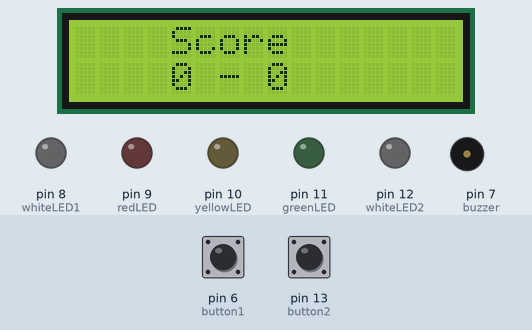
Simulated run of this sketch. Board: Arduino Uno, built with avr-gcc and run on an emulated ATmega328P. On the bench: 16×2 character LCD, output pins drawn as LEDs (lit = HIGH), buzzer (waves = sounding). The test bench sets the inputs (shaded band); at power-on: pin 6 (button1) HIGH, pin 13 (button2) HIGH. Random numbers use the default seed unless the sketch sets one; pins used as bus, display or sensor lines are not drawn.

Above: at 5.4 s.
5.5 s: pin 6 (button1) pulled LOW for 0.15 s
At 6.6 s:
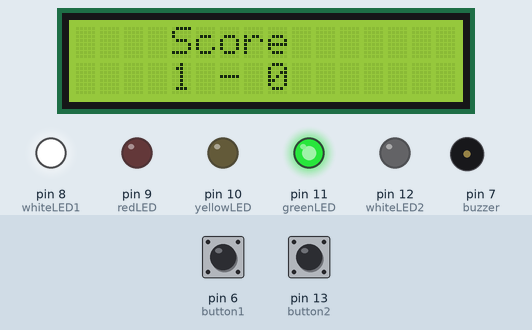
8.6 s: pin 13 (button2) pulled LOW for 1 s
At 10.1 s:
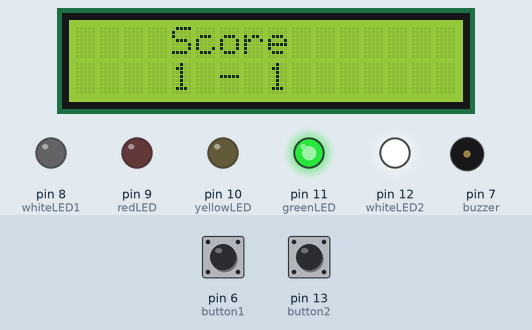
12.6 s: pin 6 (button1) pulled LOW for 1 s
At 16.4 s:
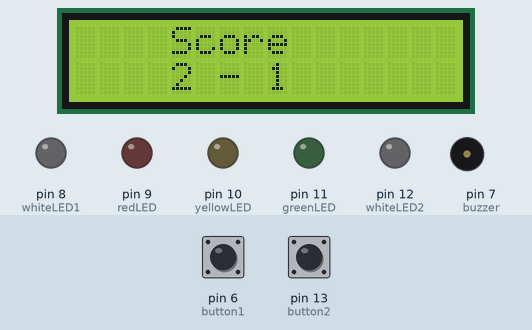
16.6 s: pin 13 (button2) pulled LOW for 3.2 s
At 21.3 s:
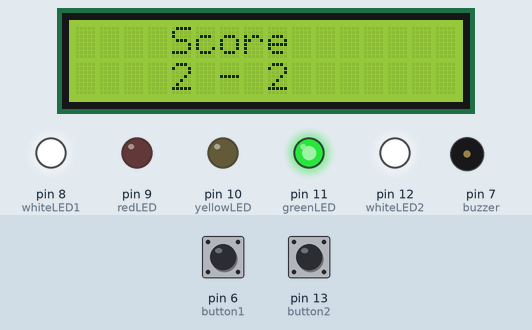
22.4 s: pin 6 (button1) driven LOW and pin 13 (button2) driven LOW
At 23.4 s:
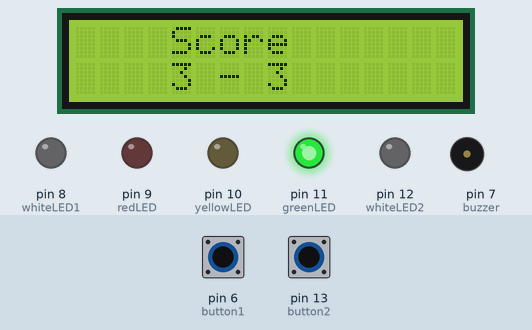
25.4 s: pin 6 (button1) driven HIGH
At 29.1 s:
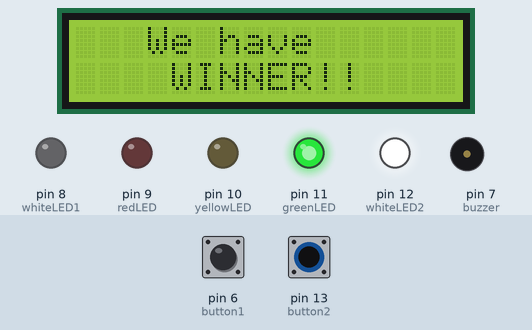
Timing chart, 0 to 31.3 s (numbered marks = the images above; inputs shaded):
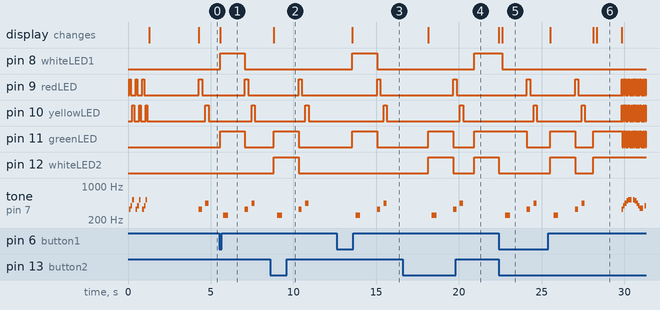

The sketch:

2PlayerGameWithLCD1602Module.ino
```cpp
#include <LiquidCrystal.h>

// LCD pin setup: RS, E, D4, D5, D6, D7
LiquidCrystal lcd(2, 3, 4, 5, A0, A1);

// LED Pins
int whiteLED2 = 12;
int whiteLED1 = 8;
int greenLED = 11;
int yellowLED = 10;
int redLED = 9;

// Buzzer and button pins
int buzzer = 7;
int button2 = 13;
int button1 = 6;

// Game state
bool buttonPressed = 0;
int score1 = 0;
int score2 = 0;

// Settings (customizable)
int debounceDelay = 200;          // ms for button debounce
int winnerDelay = 3000;           // ms before game resets after win
int minDelay = 500;               // min random delay before green LED
int maxDelay = 3000;              // max random delay before green LED

// Setup function
void setup() {
  // Set pin modes
  pinMode(whiteLED1, OUTPUT);
  pinMode(whiteLED2, OUTPUT);
  pinMode(greenLED, OUTPUT);
  pinMode(yellowLED, OUTPUT);
  pinMode(redLED, OUTPUT);
  pinMode(buzzer, OUTPUT);
  pinMode(button1, INPUT_PULLUP);
  pinMode(button2, INPUT_PULLUP);

  // Seed randomness
  randomSeed(analogRead(0));

  // Initialize LCD
  lcd.begin(16, 2);

  startupSequence();        // Show startup lights + sound
  updateScoreDisplay();     // Show initial scores
}

// Startup animation with lights + jingle
void startupSequence() {
  lcd.clear();
  lcd.setCursor(0, 0);
  lcd.print("Initializing...");
  for (int i = 0; i < 3; i++) {
    digitalWrite(redLED, HIGH); tone(buzzer, 330); delay(100);
    digitalWrite(redLED, LOW); tone(buzzer, 392); delay(100);
    digitalWrite(yellowLED, HIGH); tone(buzzer, 523); delay(100);
    digitalWrite(yellowLED, LOW); noTone(buzzer);
    delay(100);
  }

  // Final "GOATED" welcome
  lcd.clear();
  lcd.setCursor(2, 0); lcd.print("WHOS MORE");
  lcd.setCursor(3, 1); lcd.print("GOATED??");
  delay(3000);
  lcd.clear();
}

// Show player scores on LCD
void updateScoreDisplay() {
  lcd.clear();
  lcd.setCursor(4, 0);
  lcd.print("Score");
  lcd.setCursor(4, 1);
  lcd.print(score1); lcd.print(" - "); lcd.print(score2);
}

// Flash LEDs in sync with melody
void victoryFlash(int noteDuration) {
  digitalWrite(redLED, HIGH);
  digitalWrite(yellowLED, HIGH);
  digitalWrite(greenLED, HIGH);
  delay(noteDuration / 2);
  digitalWrite(redLED, LOW);
  digitalWrite(yellowLED, LOW);
  digitalWrite(greenLED, LOW);
  delay(noteDuration / 2);
}

// Victory sound + flashing lights
void victorySound() {
  int melody[] = {
    330, 392, 440, 494, 523, 0,
    523, 494, 440, 392, 349, 0,
    392, 440, 494, 523, 587, 659,
    698, 784, 0, 784, 784, 784
  };

  int durations[] = {
    100, 100, 100, 100, 200, 100,
    100, 100, 100, 100, 200, 100,
    100, 100, 100, 100, 100, 100,
    100, 300, 100, 100, 100, 400
  };

  for (int i = 0; i < sizeof(melody) / sizeof(melody[0]); i++) {
    if (melody[i] == 0) {
      noTone(buzzer);
    } else {
      tone(buzzer, melody[i], durations[i]);
    }
    victoryFlash(durations[i]); // Flash LEDs with each note
  }

  noTone(buzzer);
}

// Display who won and reset game
void showWinner(int player) {
  // Mini buzz effect
  for (int i = 0; i < 5; i++) {
    digitalWrite(buzzer, HIGH); delay(50);
    digitalWrite(buzzer, LOW); delay(50);
  }

  lcd.clear();
  lcd.setCursor(0, 0);
  lcd.print("Player ");
  lcd.print(player);
  lcd.print(" is");
  lcd.setCursor(0, 1);
  lcd.print("MORE GOATED!");
  victorySound();
  delay(winnerDelay);

  // Prompt to replay
  lcd.clear();
  lcd.setCursor(3, 0);
  lcd.print("Play again?");
  lcd.setCursor(2, 1);
  lcd.print("Press Any Btn");

  // Wait for any button press
  while (true) {
    if (digitalRead(button1) == LOW || digitalRead(button2) == LOW) {
      delay(debounceDelay);
      score1 = 0;
      score2 = 0;
      updateScoreDisplay();
      break;
    }
  }
}

// Begin a round
void startGame() {
  int delayTime = random(minDelay, maxDelay);

  digitalWrite(redLED, HIGH); tone(buzzer, 330); delay(200); digitalWrite(redLED, LOW); noTone(buzzer); delay(200);
  digitalWrite(yellowLED, HIGH); tone(buzzer, 440); delay(200); digitalWrite(yellowLED, LOW); noTone(buzzer);

  delay(delayTime); // Wait

  digitalWrite(greenLED, HIGH); // Go!
}

// Turn off all LEDs + buzzer
void endGame() {
  digitalWrite(redLED, LOW);
  digitalWrite(yellowLED, LOW);
  digitalWrite(greenLED, LOW);
  digitalWrite(buzzer, LOW);
  digitalWrite(whiteLED1, LOW);
  digitalWrite(whiteLED2, LOW);
}

// Main loop
void loop() {
  startGame(); // Begin one round

  while (buttonPressed == 0) {
    digitalWrite(whiteLED1, HIGH);
    digitalWrite(whiteLED2, HIGH);

    if (digitalRead(button1) == LOW) {
      buttonPressed = 1;
      digitalWrite(whiteLED2, LOW);
      score1++;
      updateScoreDisplay();
      delay(debounceDelay);

      if (score1 == 5) {
        lcd.clear(); lcd.setCursor(3, 0); lcd.print("We have");
        lcd.setCursor(4, 1); lcd.print("WINNER!!");
        delay(1000);
        showWinner(1);
      }
    }

    if (digitalRead(button2) == LOW) {
      buttonPressed = 1;
      digitalWrite(whiteLED1, LOW);
      score2++;
      updateScoreDisplay();
      delay(debounceDelay);

      if (score2 == 5) {
        lcd.clear(); lcd.setCursor(3, 0); lcd.print("We have");
        lcd.setCursor(4, 1); lcd.print("WINNER!!");
        delay(1000);
        showWinner(2);
      }
    }
  }

  tone(buzzer, 250); delay(300); noTone(buzzer); delay(1000);
  endGame(); buttonPressed = 0;
}
```

Measured:
- after the input at 5.5 s, pin 9 (redLED): LOW → HIGH after 1.6 s, → LOW 0.20 s later; pin 10 (yellowLED): LOW → HIGH after 2.0 s, → LOW 0.20 s later; tone on pin 7 (buzzer): plays 250 Hz for 0.30 s, 330 Hz for 0.20 s, 440 Hz for 0.20 s, starting after 0.27 s; the display: changes after 0.07 s (image 1)
- after the input at 8.6 s, pin 9 (redLED): LOW → HIGH after 1.7 s, → LOW 0.20 s later; pin 10 (yellowLED): LOW → HIGH after 2.1 s, → LOW 0.20 s later; tone on pin 7 (buzzer): plays 250 Hz for 0.30 s, 330 Hz for 0.20 s, 440 Hz for 0.20 s, starting after 0.41 s; the display: changes after 0.21 s (image 2)
- after the input at 12.6 s, pin 9 (redLED): LOW → HIGH after 2.4 s, → LOW 0.20 s later; pin 10 (yellowLED): LOW → HIGH after 2.8 s, → LOW 0.20 s later; tone on pin 7 (buzzer): plays 250 Hz for 0.30 s, 330 Hz for 0.20 s, 440 Hz for 0.20 s, starting after 1.1 s; the display: changes after 0.95 s (image 3)
- after the input at 16.6 s, pin 9 (redLED): LOW → HIGH after 3.0 s, → LOW 0.20 s later; pin 10 (yellowLED): LOW → HIGH after 3.4 s, → LOW 0.20 s later; tone on pin 7 (buzzer): plays 250 Hz for 0.30 s, 330 Hz for 0.20 s, 440 Hz for 0.20 s, starting after 1.7 s; the display: changes after 1.5 s (image 4)
- after the input at 22.4 s, pin 8 (whiteLED1): HIGH → LOW after 0.20 s; pin 9 (redLED): LOW → HIGH after 1.7 s, → LOW 0.20 s later; pin 10 (yellowLED): LOW → HIGH after 2.1 s, → LOW 0.20 s later; pin 11 (greenLED): HIGH → LOW after 1.7 s; pin 12 (whiteLED2): HIGH → LOW at once; the display: first changes at once (image 5 shows a later state)
- after the input at 25.4 s, pin 12 (whiteLED2): LOW → HIGH after 0.11 s, → LOW 1.5 s later, → HIGH 1.1 s later
- by itself, tone on pin 7 (buzzer): plays 330 Hz for 0.10 s, 392 Hz for 0.10 s, 523 Hz for 0.10 s, 330 Hz for 0.10 s, 392 Hz for 0.10 s, 523 Hz for 0.10 s … (11 notes in this stretch)
